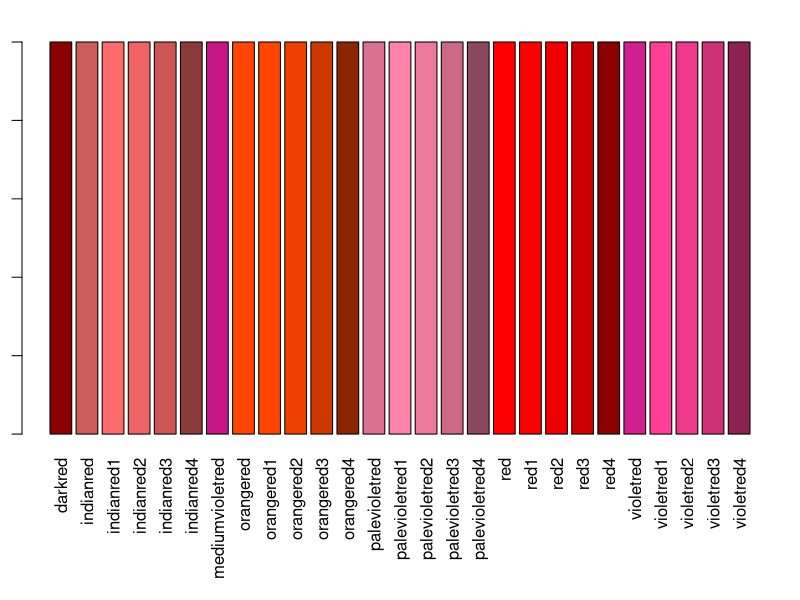
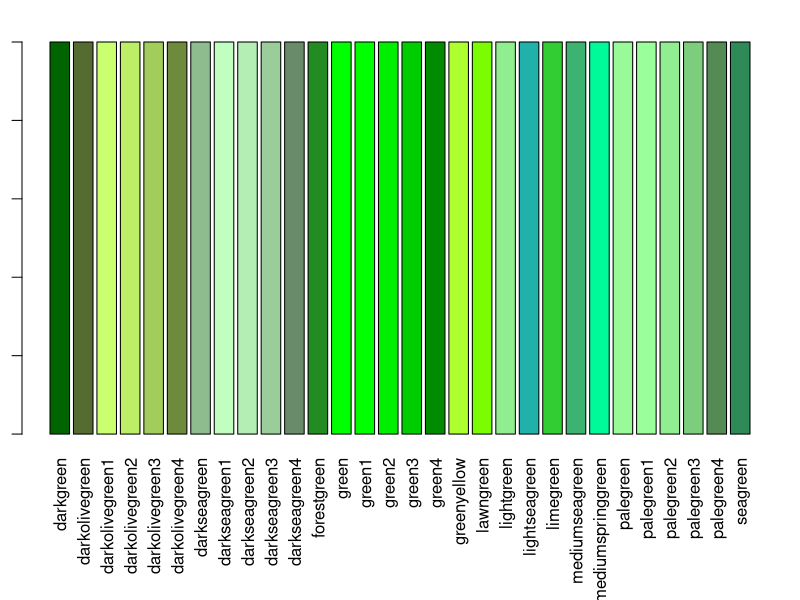
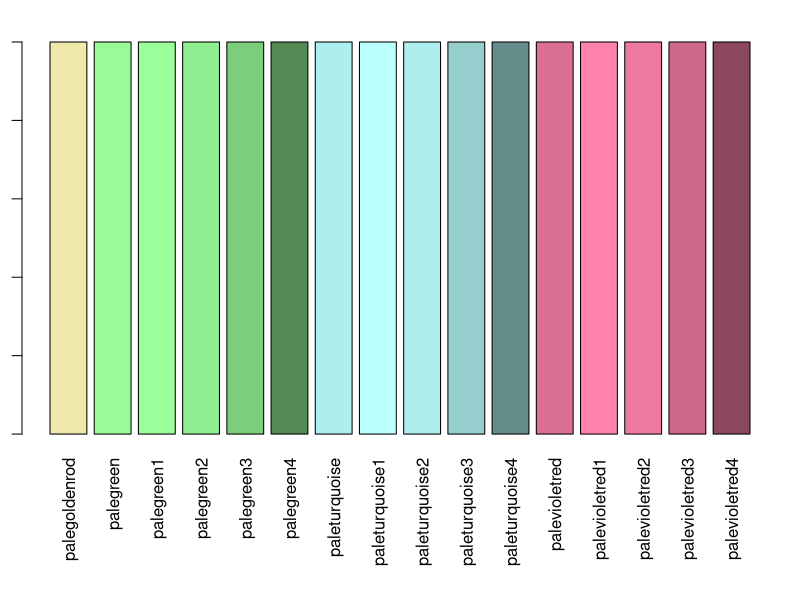
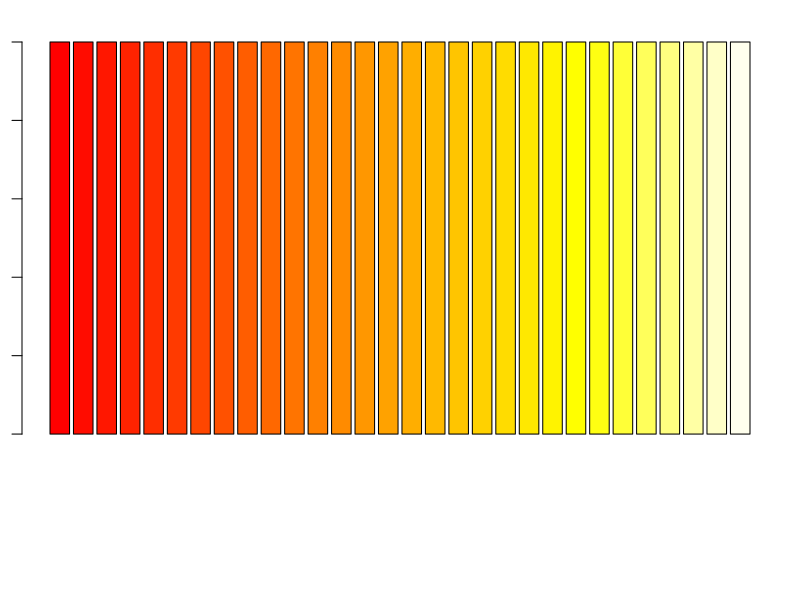

Reproduce these figures in R, in order.
########################
###
### Leonard Mada
### [the one and only]
###
### Graphics Tools
###
### draft v.0.1b


### Graphics Tools


####################
### Helper Functions

### Colours

### Find & Plot colours
find.col = function(name="red", start=1, max=30, bottom.mrg=8, ...) {
	is.col = grepl(name, colors());
	n.max = min(sum(is.col), start + max - 1);
	id = seq(start, n.max);
	name.col = colors()[is.col][id]
	x = rep(1, length(id)); names(x) = name.col;
	# set bottom margin
	old.par = par(mar=c(bottom.mrg,1,2,1) + 0.1)
		barplot(x, col=name.col, las=3, ...)
	par(old.par)
	invisible(name.col)
}
### Plot colours
plot.col = function(col, bottom.mrg=8, ...) {
	x = rep(1, length(col)); names(x) = names(col);
	# set bottom margin
	old.par = par(mar=c(bottom.mrg,1,2,1) + 0.1)
		barplot(x, col=col, las=3, ...)
	par(old.par)
	invisible()
}


######################

library(lattice) 

### Panel with Barcharts
barchart.adv = function(formula, data, main, col="steelblue", xlab="Response", ylab="Percent") {
	rhs = formula[[3]];
	if(rhs[[1]] == '|') rhs = rhs[[3]];
	lenFact = function(id) {
		if(length(rhs[[id]])> 1) {
			warning("Too many levels in formula!");
			rhs = rhs[[id]];
		}
		length(levels(eval(rhs[[id]], envir=data)));
	}
	dm = c(lenFact(2),lenFact(3));
	if(missing(main)) main = NA;
	barchart(formula, data=data, col=col,
		panel = function(x, ...) {
			panel.grid(h=-1, v=0)
			panel.barchart(x, ...)
		}, 
		par.settings = list(strip.background=list(col="lightgrey"),
						layout.heights=list(strip=1.45)),
		par.strip.text = list(col="black"),
		layout=dm, cex.axis=2, ylim=c(0,1), xlab=xlab, ylab=ylab,
		scales=list(tck=c(0.8,0.8), col="black", x=list(cex=1), y=list(cex=1)),
		main=main);
}


######################

### Examples

find.col()
find.col("green")
find.col("pale")

plot.col(heat.colors(30))


